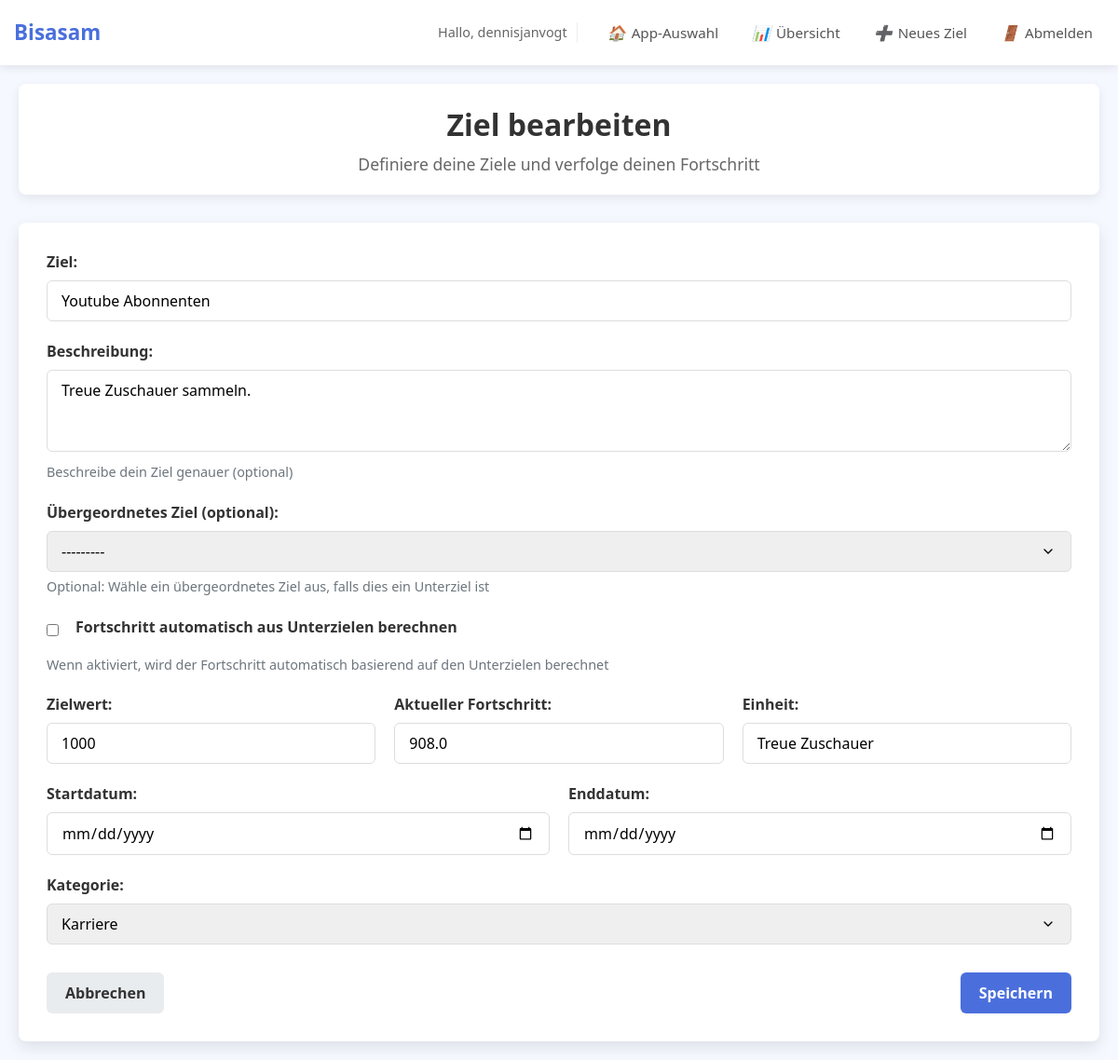
Page /tracking/update/2/ (signed in) on the committed database.
### tracking/models.py (models this page shows, shortened)
class Goal(models.Model):
    KATEGORIEN = [
        ('Gesundheit', 'Gesundheit'),
        ('Finanzen', 'Finanzen'),
        ('Karriere', 'Karriere'),
        ('Lernen', 'Lernen'),
        ('Sonstiges', 'Sonstiges')
    ]
    user = models.ForeignKey(User, on_delete=models.CASCADE, related_name='goals')
    parent = models.ForeignKey('self', on_delete=models.CASCADE, null=True, blank=True, related_name='subtasks')
    definition = models.CharField(max_length=50)
    description = models.CharField(max_length=150)
    ziel_wert = models.IntegerField()
    fortschritt = models.FloatField()
    einheit = models.CharField(max_length=20)
    start = models.DateField()
    end = models.DateField()
    kategorie = models.CharField(choices=KATEGORIEN)
    is_parent_goal = models.BooleanField(default=False)
    auto_calculate = models.BooleanField(default=False, help_text="Fortschritt automatisch aus Unterzielen berechnen")
    def __str__(self):
        return f"{self.definition}"

### tracking/views.py (the view)
# urls.py: path('update/<int:goal_id>/', views.update_goal, name='update_goal'),
@login_required
def update_goal(request, goal_id):
    goal = get_object_or_404(Goal, id=goal_id, user=request.user)
    had_auto_calculate = goal.auto_calculate
    if request.method == 'POST':
        form = GoalForm(request.POST, instance=goal, user=request.user)
        if form.is_valid():
            goal = form.save()
            if form.cleaned_data['auto_calculate'] or had_auto_calculate:
                goal.fortschritt = goal.get_fortschritt_from_subtasks()
                goal.save()
            messages.success(request, 'Ziel erfolgreich aktualisiert!')
            if goal.parent:
                return redirect(f'/?parent_id={goal.parent.id}')
            return redirect('goals')
    else:
        form = GoalForm(instance=goal, user=request.user)
    return render(request, 'tracking/add_update_goal.html', {
        'form': form,
        'title': 'Ziel bearbeiten',
        'button_text': 'Speichern',
        'goal': goal
    })

### tracking/templates/tracking/add_update_goal.html (shortened to what this page needs)
{% extends 'tracking/base.html' %}
{% load static %}
{% block content %}
<div class="header">
    <h1>{{ title }}</h1>
    <p>Definiere deine Ziele und verfolge deinen Fortschritt</p>
</div>
<div class="form-container">
    <form method="post">
        <div class="form-group">
            <label for="id_definition">Ziel:</label>
            {{ form.definition }}
        </div>
        <div class="form-group">
            <label for="id_description">Beschreibung:</label>
            {{ form.description }}
            <div class="help-text">Beschreibe dein Ziel genauer (optional)</div>
        </div>
        {% if parent_goal %}
        <div class="form-group">
            <label>Übergeordnetes Ziel:</label>
            <input type="text" class="form-control" value="{{ parent_goal.definition }}" disabled>
            <div class="help-text">Dies ist ein Unterziel von {{ parent_goal.definition }}</div>
            {{ form.parent.as_hidden }}
        </div>
        {% else %}
        <div class="form-group">
            <label for="id_parent">{{ form.parent.label }}:</label>
            {{ form.parent }}
            <div class="help-text">Optional: Wähle ein übergeordnetes Ziel aus, falls dies ein Unterziel ist</div>
        </div>
        {% endif %}
        <div class="form-group">
            <div class="form-check">
                {{ form.auto_calculate }}
                <label class="form-check-label" for="id_auto_calculate" style="display: inline-block; margin-left: 8px;">
                    Fortschritt automatisch aus Unterzielen berechnen
                </label>
            </div>
            <div class="help-text">Wenn aktiviert, wird der Fortschritt automatisch basierend auf den Unterzielen berechnet</div>
        </div>
        <div class="form-row" style="display: flex; gap: 20px;">
            <div class="form-group" style="flex: 1;">
                <label for="id_ziel_wert">Zielwert:</label>
                {{ form.ziel_wert }}
            </div>
            <div class="form-group" style="flex: 1;">
                <label for="id_fortschritt">Aktueller Fortschritt:</label>
                {{ form.fortschritt }}
            </div>
            <div class="form-group" style="flex: 1;">
                <label for="id_einheit">Einheit:</label>
                {{ form.einheit }}
            </div>
        </div>
        <div class="form-row" style="display: flex; gap: 20px;">
            <div class="form-group" style="flex: 1;">
                <label for="id_start">Startdatum:</label>
                {{ form.start }}
            </div>
            <div class="form-group" style="flex: 1;">
                <label for="id_end">Enddatum:</label>
                {{ form.end }}
            </div>
        </div>
        <div class="form-group">
            <label for="id_kategorie">Kategorie:</label>
            {{ form.kategorie }}
        </div>
        <div class="form-actions">
            {% if parent_goal %}
            <a href="{% url 'goals' %}?parent_id={{ parent_goal.id }}" class="btn btn-secondary">Abbrechen</a>
            {% else %}
            <a href="{% url 'goals' %}" class="btn btn-secondary">Abbrechen</a>
            {% endif %}
            <button type="submit" class="btn btn-primary">{{ button_text }}</button>
        </div>
    </form>
</div>
{% endblock %}

### home/templates/home/base_navbar.html (shortened to what this page needs)
<nav class="main-nav">
    <div class="nav-container">
        <div class="nav-brand">
            <a href="{% url 'landing_page' %}">Bisasam</a>
        </div>
        <div class="nav-links">
            {% if user.is_authenticated %}
                <div class="user-greeting">
                    <span>Hallo, {{ user.username }}</span>
                </div>
                <div class="nav-actions">
                    <a href="{% url 'landing_page' %}" class="nav-link">
                        <i class="nav-icon">🏠</i>App-Auswahl
                    </a>
                    {% block app_specific_nav %}{% endblock %}
                    <form action="{% url 'logout' %}" method="post" class="logout-form">
                        <button type="submit" class="logout-btn">
                            <i class="nav-icon">🚪</i>Abmelden
                        </button>
                    </form>
                </div>
            {% endif %}
        </div>
    </div>
</nav>

### tracking/templates/tracking/base.html (style rules this page uses)
:root { --primary: #4a6fdc; --success: #28a745; --warning: #ffc107; --danger: #dc3545; --light: #f8f9fa; --dark: #343a40; --health: #42b883; --finance: #f1c40f; --career: #9b59b6; --learning: #e74c3c; --other: #7f8c8d; }
* { margin: 0; padding: 0; box-sizing: border-box; font-family: 'Segoe UI', Tahoma, Geneva, Verdana, sans-serif; }
body { background-color: #f5f8ff; color: #333; padding: 0; margin: 0; font-size: 16px; line-height: 1.5; }
.header { text-align: center; margin-bottom: 30px; padding: 20px 15px; background-color: white; border-radius: 8px; box-shadow: 0 4px 12px rgba(0, 0, 0, 0.08); position: relative; }
.header h1 { font-size: 1.6rem; margin-bottom: 5px; }
.header p { color: #666; font-size: 0.95rem; }
@media (min-width: 768px) { .header h1 { font-size: 2rem; } }
@media (min-width: 768px) { .header p { font-size: 1.1rem; } }

### tracking/templates/tracking/add_update_goal.html (style rules this page uses)
.form-container { background: white; border-radius: 8px; padding: 30px; box-shadow: 0 6px 16px rgba(0, 0, 0, 0.1); }
.form-group { margin-bottom: 20px; }
.form-group label { display: block; margin-bottom: 8px; font-weight: 600; color: #333; }
.form-control { width: 100%; padding: 10px 15px; border: 1px solid #ddd; border-radius: 6px; font-size: 1rem; transition: border-color 0.3s; }
select.form-control { appearance: none; background-repeat: no-repeat; background-position: right 1rem center; background-size: 1em; }
.btn { display: inline-block; padding: 10px 20px; border: none; border-radius: 6px; font-size: 1rem; font-weight: 600; cursor: pointer; transition: all 0.3s; text-align: center; text-decoration: none; }
.btn-primary { background-color: var(--primary); color: white; }
.btn-secondary { background-color: #e9ecef; color: #333; }
.form-actions { display: flex; justify-content: space-between; margin-top: 30px; }
.help-text { color: #6c757d; font-size: 0.9rem; margin-top: 5px; }
.form-check { display: flex; align-items: center; margin-bottom: 10px; }
.form-check-input { margin-right: 10px; }

### home/templates/home/base_navbar.html (style rules this page uses)
.main-nav { background-color: #fff; box-shadow: 0 2px 10px rgba(0,0,0,0.1); padding: 15px 0; position: sticky; top: 0; z-index: 1000; }
.nav-container { max-width: 1200px; margin: 0 auto; display: flex; flex-wrap: wrap; justify-content: space-between; align-items: center; padding: 0 15px; }
.nav-brand { font-size: 1.4rem; font-weight: bold; }
.nav-brand a { text-decoration: none; color: var(--primary); transition: color 0.3s ease; }
.nav-links { display: flex; flex-wrap: wrap; align-items: center; gap: 20px; }
.user-greeting { color: #666; font-size: 0.9rem; padding-right: 10px; border-right: 1px solid #eee; }
.nav-actions { display: flex; gap: 12px; align-items: center; }
.nav-link { text-decoration: none; color: #555; font-weight: 500; font-size: 0.95rem; padding: 8px 12px; border-radius: 6px; transition: all 0.2s ease; display: flex; align-items: center; gap: 6px; }
.nav-icon { font-size: 1rem; }
.logout-form { margin: 0; }
.logout-btn { background-color: transparent; border: none; color: #555; font-weight: 500; font-size: 0.95rem; padding: 8px 12px; border-radius: 6px; cursor: pointer; transition: all 0.2s ease; display: flex; align-items: center; gap: 6px; }

### rows in the picture
Goal: definition "Youtube Abonnenten", description "Treue Zuschauer sammeln.", parent "---------", ziel_wert "1000", fortschritt "908.0", einheit "Treue Zuschauer", kategorie "Karriere"

### other values in the picture
{{ user.username }} "dennisjanvogt"
{{ title }} "Ziel bearbeiten"
{{ button_text }} "Speichern"
